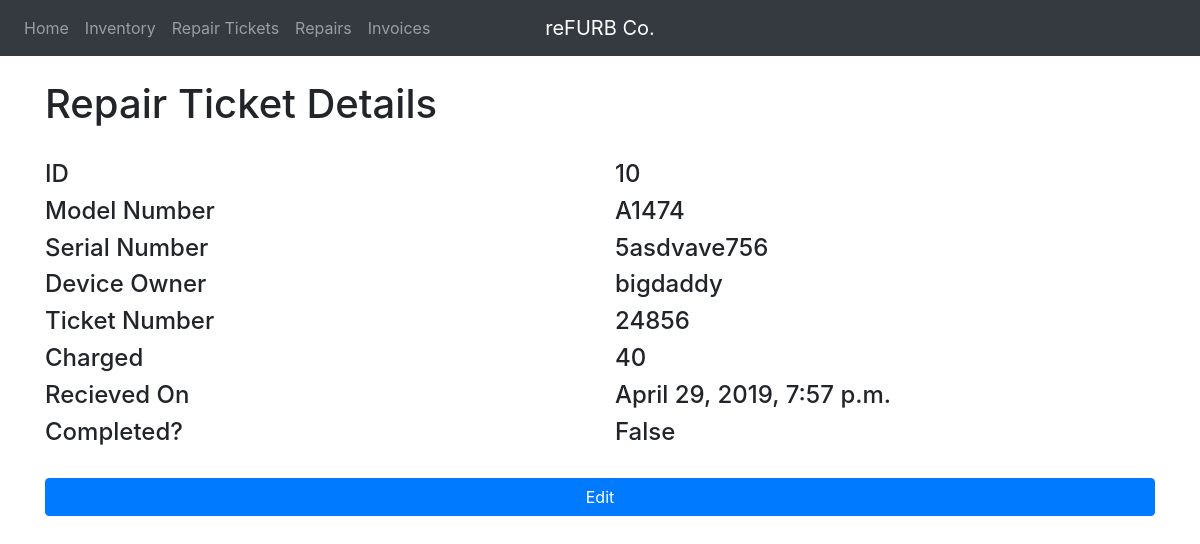
The app's page /refurbco/repairtickets/10/ with its own data.
### refurbco/models.py (models this page shows, shortened)
class RepairTicket(models.Model):
    model_number = models.TextField(max_length=5)
    issue = models.TextField(max_length=500, blank=True)
    serial_number = models.TextField(max_length=12)
    device_owner = models.TextField(max_length=20)
    ticket_number = models.TextField(max_length=5, blank=True)
    charged = models.TextField(max_length=20, blank=True)
    created_on = models.DateTimeField(default=timezone.now)
    completed = models.BooleanField(default=False)

### refurbco/views.py (the view)
# urls.py: path('repairtickets/<int:pk>/', ViewRepairTicket.as_view(), name='refurbco-viewRepairTicket'),
class ViewRepairTicket(DetailView):
  model = RepairTicket

### refurbco/templates/refurbco/repairticket_detail.html (shortened to what this page needs)
{% extends "refurbco/base.html" %}
{% block content %}
<br>
<div class='row'>
    <h1 class='col-lg-8'>Repair Ticket Details</h1>
</div>
<br>
    <div class='row'>
        <div class='col'>
            <h4>ID</h4>
        </div>
        <div class='col'>
            <h4>{{ object.id }}</h4>
        </div>
    </div>
    <div class='row'>
        <div class='col'>
            <h4>Model Number</h4>
        </div>
        <div class='col'>
            <h4>{{ object.model_number }}</h4>
        </div>
    </div>
    <div class='row'>
        <div class='col'>
            <h4>Serial Number</h4>
        </div>
        <div class='col'>
            <h4>{{ object.serial_number }}</h4>
        </div>
    </div>
    <div class='row'>
        <div class='col'>
            <h4>Device Owner</h4>
        </div>
        <div class='col'>
            <h4>{{ object.device_owner }}</h4>
        </div>
    </div>
    <div class='row'>
        <div class='col'>
            <h4>Ticket Number</h4>
        </div>
        <div class='col'>
            <h4>{{ object.ticket_number }}</h4>
        </div>
    </div>
    <div class='row'>
        <div class='col'>
            <h4>Charged</h4>
        </div>
        <div class='col'>
            <h4>{{ object.charged }}</h4>
        </div>
    </div>
    <div class='row'>
        <div class='col'>
            <h4>Recieved On</h4>
        </div>
        <div class='col'>
            <h4>{{ object.created_on }}</h4>
        </div>
    </div>
    <div class='row'>
        <div class='col'>
            <h4>Completed?</h4>
        </div>
        <div class='col'>
            <h4>{{ object.completed }}</h4>
        </div>
    </div><br>
    <div class='row'>
        <div class='col'>
            <form action="{% url 'refurbco-updateRepairTicket' %}" method='POST'> {% csrf_token %}
                <input type='submit' class='btn btn-primary btn-block' value='Edit'>
            </form>
        </div>
    </div>
{% endblock content %}

### records on screen
RepairTicket: id "10", model_number "A1474", serial_number "5asdvave756", device_owner "bigdaddy", ticket_number "24856", charged "40", created_on "April 29, 2019, 7:57 p.m.", completed "False"
